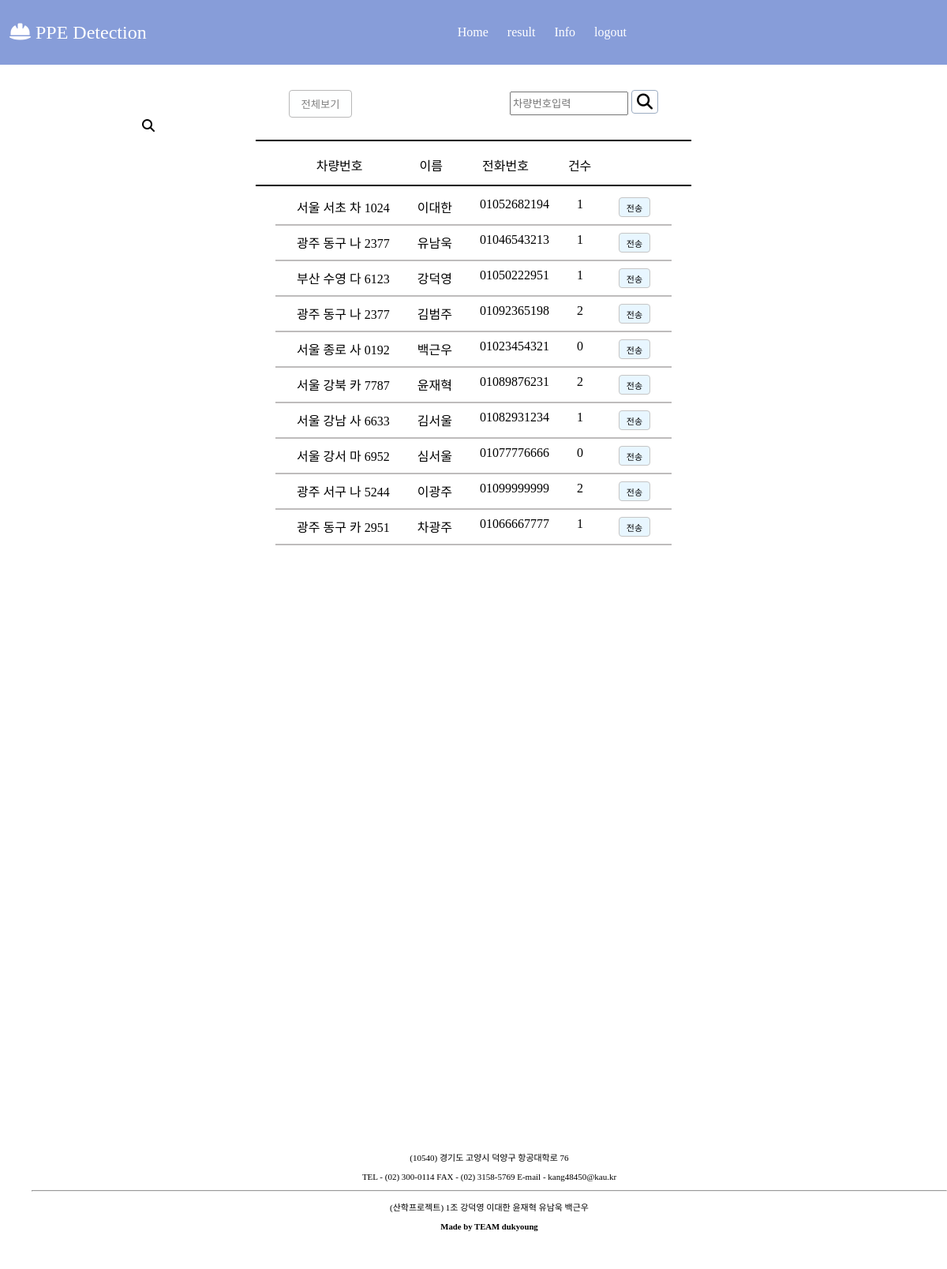
/info/ (signed in), run on an earlier commit of the app's database.
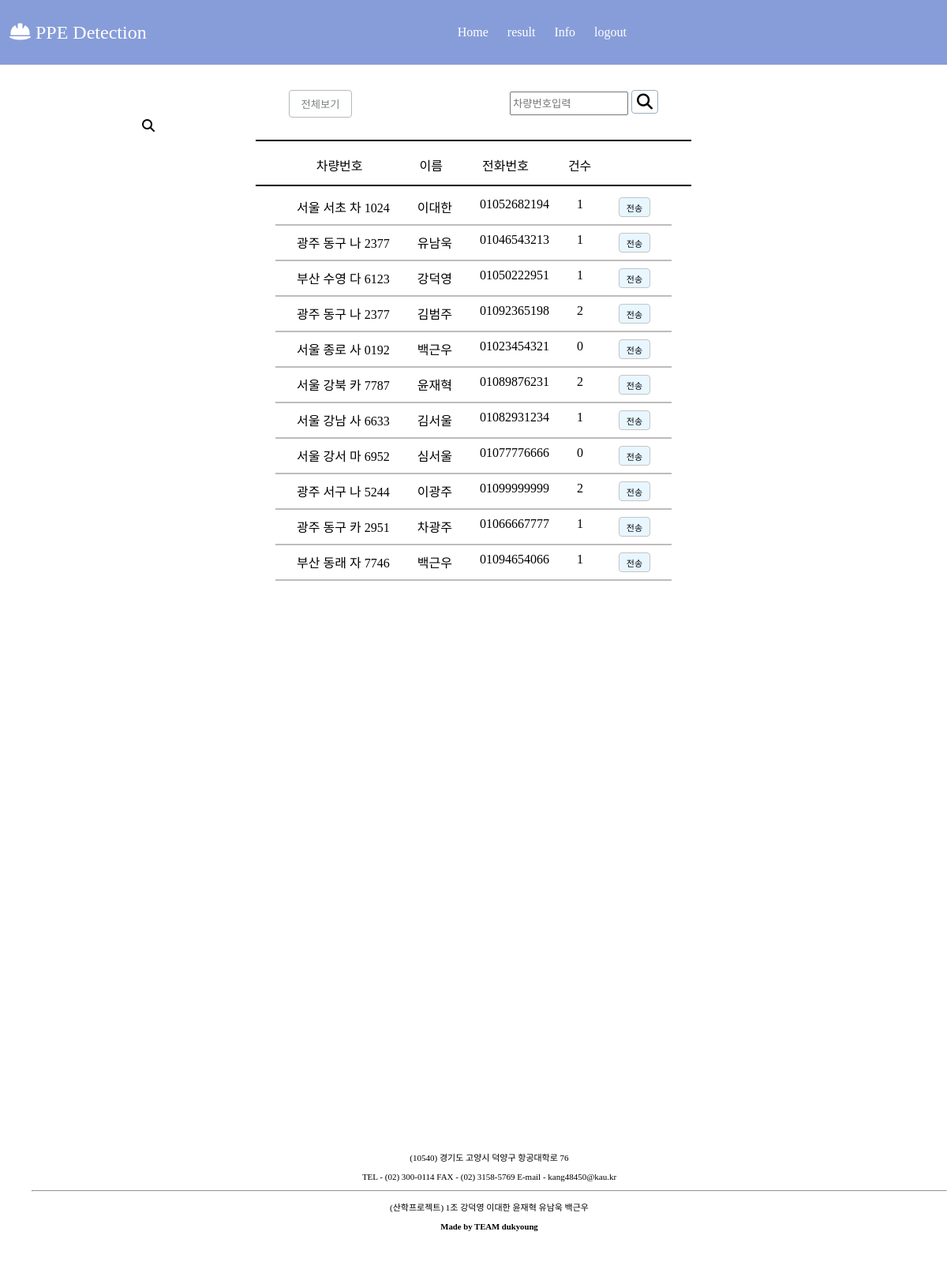
And on a later commit of the database.
### blog/models.py (models this page shows, shortened)
class Driver(models.Model):
    name = models.CharField(max_length=10)
    phonenumber = models.CharField(max_length=15)
    carnumber = models.CharField(max_length=20)
    count = models.IntegerField()

### blog/views.py (the view)
# urls.py: path('info/',views.info,name="info"),
def info(req):
    driver = Driver.objects.all()
    context={
        "driver": driver,
    }
    return render(req, "blog/info.html",context=context)

### blog/templates/blog/info.html (shortened to what this page needs)
{% extends 'blog/base.html' %}
{% block content %}
<div class="infopage">
    <div class="infocon">
        {% if user.is_authenticated %}
        <div class="search">
            <button class="btn2"><a href="{% url 'searchwhole' %}">전체보기</a></button>
            <form class="form1" action="{% url 'search' %}" method="post">
                <input class="inputbox" type="search" placeholder="차량번호입력" name="q" value="{{q}}">
                <button class="btn1" type="submit"><i class="fas fa-search"></i></button>
            </form>
        </div>
        <i class="fa-solid fa-magnifying-glass"></i>
        <hr align="center" style="border: solid 0.1px rgb(0, 0, 0);width:550px;">
        <div class="db">
            {% if not driver %}
                <div class="nothing">
                    <h4>검색 결과가 없습니다</h4>
                </div>
            {% else %}
            <div class="category">
                <span class="section">
                    <span class="num">차량번호</span>
                    <span class="name">이름</span>
                    <span class="pnum">전화번호</span>
                    <span class="cnt">건수</span>
                </span>
                <hr align="center" style="border: solid 0.1px rgb(0, 0, 0);width:550px;">
            </div>
            <div class="queryset">
                {% for driver in driver %}
                    <li>
                        <span class="cnum">{{driver.carnumber}}</span>
                        <span class="name">{{driver.name}}</span>
                        <span class="pnum">{{driver.phonenumber}}</span>
                        <span class="cnt">{{driver.count}}</span>
                        <button class="snsbtn" onclick="confirmSMS()"><a href="{% url 'sendsns' driver.phonenumber %}">전송</a></button>
                    </li>
                    <hr align="center" style="border: solid 0.1px rgb(190, 188, 188);width:500px;">
                {% endfor %}
            </div>
            {% endif %}
        </div>
        {% else %}
        <script>
            alert("로그인 후 이용가능합니다.");
            var link='http://127.0.0.1:8000/account/login/';
            location.replace(link);
        </script>
        {% endif %}
    </div>
</div>
{% endblock %}

What changed in the data, as far as the page shows it:
added Driver: carnumber "부산 동래 자 7746", name "백근우", phonenumber "01094654066", count "1"
